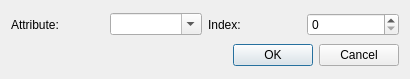
<?xml version="1.0" encoding="UTF-8"?>
<ui version="4.0">
 <class>AddAttributeDialog</class>
 <widget class="QDialog" name="AddAttributeDialog">
  <property name="geometry">
   <rect>
    <x>0</x>
    <y>0</y>
    <width>410</width>
    <height>79</height>
   </rect>
  </property>
  <property name="windowTitle">
   <string>Dialog</string>
  </property>
  <layout class="QVBoxLayout" name="verticalLayout">
   <item>
    <layout class="QHBoxLayout" name="horizontalLayout">
     <item>
      <widget class="QLabel" name="label">
       <property name="text">
        <string>Attribute:</string>
       </property>
      </widget>
     </item>
     <item>
      <widget class="QComboBox" name="cbAttribute">
       <property name="editable">
        <bool>true</bool>
       </property>
      </widget>
     </item>
     <item>
      <widget class="QLabel" name="label_2">
       <property name="text">
        <string>Index:</string>
       </property>
      </widget>
     </item>
     <item>
      <widget class="QSpinBox" name="sbElement"/>
     </item>
    </layout>
   </item>
   <item>
    <widget class="QDialogButtonBox" name="buttonBox">
     <property name="orientation">
      <enum>Qt::Horizontal</enum>
     </property>
     <property name="standardButtons">
      <set>QDialogButtonBox::Cancel|QDialogButtonBox::Ok</set>
     </property>
    </widget>
   </item>
  </layout>
 </widget>
 <resources/>
 <connections>
  <connection>
   <sender>buttonBox</sender>
   <signal>accepted()</signal>
   <receiver>AddAttributeDialog</receiver>
   <slot>accept()</slot>
   <hints>
    <hint type="sourcelabel">
     <x>248</x>
     <y>254</y>
    </hint>
    <hint type="destinationlabel">
     <x>157</x>
     <y>274</y>
    </hint>
   </hints>
  </connection>
  <connection>
   <sender>buttonBox</sender>
   <signal>rejected()</signal>
   <receiver>AddAttributeDialog</receiver>
   <slot>reject()</slot>
   <hints>
    <hint type="sourcelabel">
     <x>316</x>
     <y>260</y>
    </hint>
    <hint type="destinationlabel">
     <x>286</x>
     <y>274</y>
    </hint>
   </hints>
  </connection>
 </connections>
</ui>
